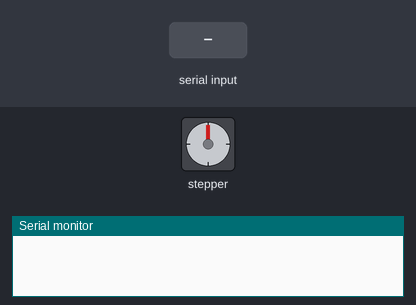
The sketch below on a simulated Arduino Uno, built with avr-gcc and run on an emulated ATmega328P. Parts: stepper motor, the last lines printed to the serial monitor. Inputs (shaded band) come from the test bench. Stepper angles assume 200 steps per turn.

Above: at 1.2 s.
1.3 s: "200\n" received over Serial
At 2.45 s:
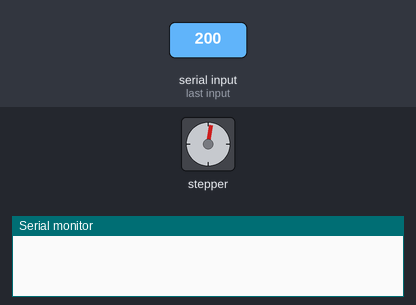
4.3 s: "30,150\n" received over the second serial link
At 6.4 s:
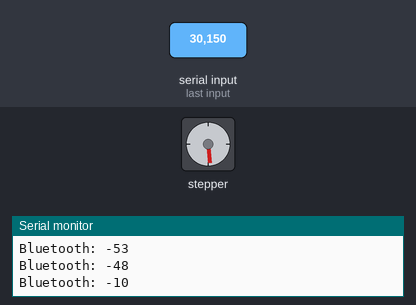
6.8 s: "30,150\n" received over Serial
At 8.9 s:
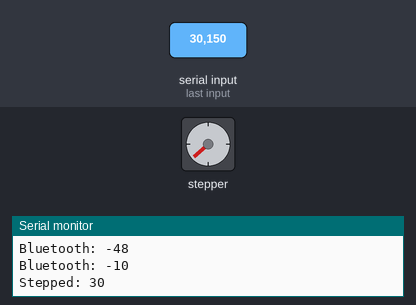
9.3 s: "90,45\n" received over the second serial link
At 11.3 s:
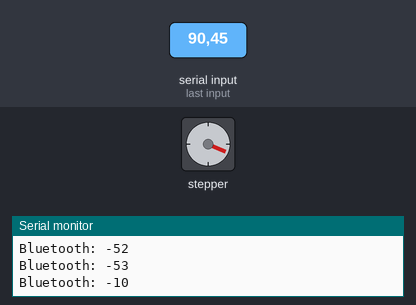
11.6 s: "90,45\n" received over Serial
At 13.5 s:
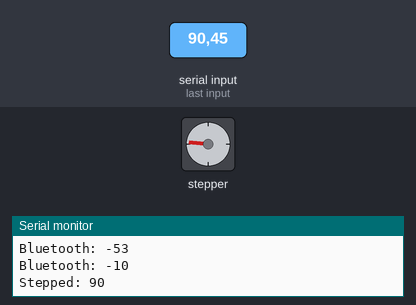
14.4 s: "200\n" received over the second serial link
At 14.81 s:
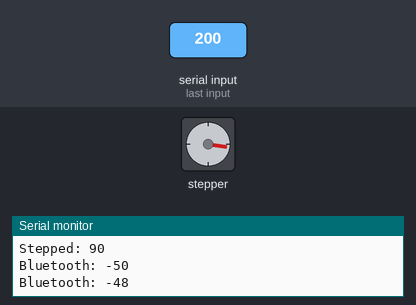
Timing chart, 0 to 17.4 s (numbered marks = the images above; inputs shaded):
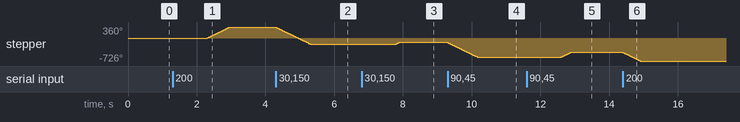

The sketch:

flamethrower.ino
```cpp
#include <Stepper.h>
#include <SoftwareSerial.h>

SoftwareSerial bluetooth(2,3);
const int stepsPerRevolution = 200;
Stepper myStepper(stepsPerRevolution, 8, 9, 10, 11);

void setup() {
  myStepper.setSpeed(90);
  Serial.begin(9600);
  bluetooth.begin(9600);
}

void loop() {
   if (Serial.available() > 0) {
      int steps = Serial.readString().toInt();
      myStepper.step(steps);

      Serial.print("Stepped: ");
      Serial.println(steps);
    }
    if (bluetooth.available()) {
      int steps = bluetooth.read();
      if (steps > 100) steps = -(steps - 100);
      steps = -steps;
      myStepper.step(steps);
      Serial.print("Bluetooth: ");
      Serial.println(steps);
    }
}
```

Measured:
- after the input at 1.3 s, stepper: turns 360° clockwise in 0.67 s, starting after 1.0 s
- after the input at 4.3 s, stepper: turns 546° counter-clockwise in 1.0 s, starting at once
- after the input at 6.8 s, stepper: turns 54° clockwise, starting after 1.0 s
- after the input at 9.3 s, stepper: turns 475° counter-clockwise in 0.88 s, starting at once
- after the input at 11.6 s, stepper: turns 162° clockwise in 0.28 s, starting after 1.0 s
- after the input at 14.4 s, stepper: turns 281° counter-clockwise in 0.51 s, starting at once
